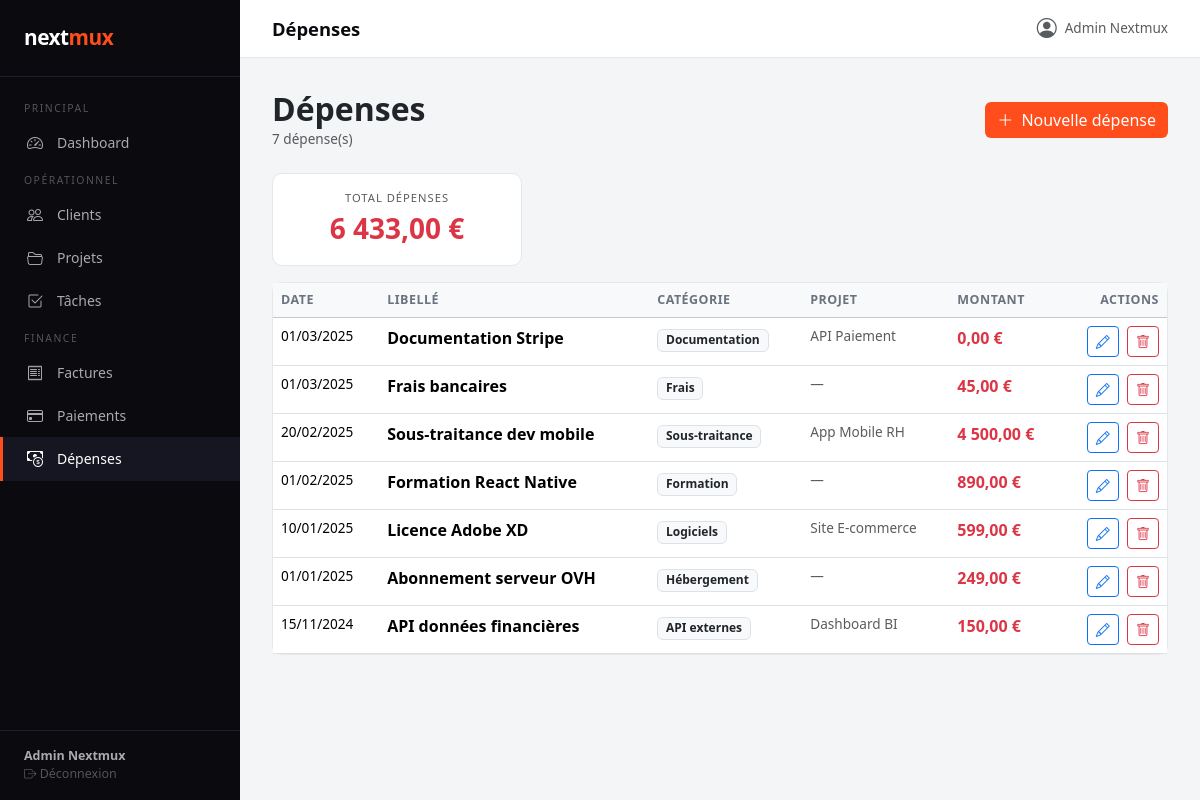
/index.php?module=depenses&action=index (signed in), run on the app's committed database.
### tables this page shows
CREATE TABLE IF NOT EXISTS depenses (
  id INT AUTO_INCREMENT PRIMARY KEY,
  projet_id INT,
  libelle VARCHAR(200) NOT NULL,
  montant DECIMAL(10,2) NOT NULL,
  categorie VARCHAR(100),
  date_depense DATE NOT NULL,
  notes TEXT,
  created_at DATETIME DEFAULT CURRENT_TIMESTAMP,
  FOREIGN KEY (projet_id) REFERENCES projets(id) ON DELETE SET NULL
);

CREATE TABLE IF NOT EXISTS projets (
  id INT AUTO_INCREMENT PRIMARY KEY,
  client_id INT NOT NULL,
  nom VARCHAR(150) NOT NULL,
  description TEXT,
  date_debut DATE,
  date_fin DATE,
  statut ENUM('en_cours','termine','suspendu','annule') DEFAULT 'en_cours',
  budget DECIMAL(10,2) DEFAULT 0,
  created_at DATETIME DEFAULT CURRENT_TIMESTAMP,
  FOREIGN KEY (client_id) REFERENCES clients(id) ON DELETE CASCADE
);

### controllers/depensesController.php (called while the page is built, shortened)
<?php
require_once __DIR__ . '/../models/Depense.php';
class DepensesController {
    private Depense $model;
    public function __construct() {
        $this->model       = new Depense();
    }
    public function index(): void {
        $depenses   = $this->model->getAll();
        require_once __DIR__ . '/../views/depenses/index.php';
    }
}

### config/db.php (called while the page is built, shortened)
<?php
function getDB(): PDO {
    static $pdo = null;
    if ($pdo === null) {
        $dsn = "mysql:host=" . DB_HOST . ";dbname=" . DB_NAME . ";charset=" . DB_CHARSET;
        try {
            $pdo = new PDO($dsn, DB_USER, DB_PASS, [
                PDO::ATTR_ERRMODE            => PDO::ERRMODE_EXCEPTION,
                PDO::ATTR_DEFAULT_FETCH_MODE => PDO::FETCH_ASSOC,
                PDO::ATTR_EMULATE_PREPARES   => false,
            ]);
        } catch (PDOException $e) {
            die(json_encode(['error' => 'Connexion BDD échouée : ' . $e->getMessage()]));
        }
    }
    return $pdo;
}

### models/Depense.php (called while the page is built, shortened)
<?php
class Depense {
    private PDO $db;
    public function __construct() {
        $this->db = getDB();
    }
    public function getAll(): array {
        $stmt = $this->db->query("
            SELECT d.*, p.nom AS projet_nom
            FROM depenses d
            LEFT JOIN projets p ON d.projet_id = p.id
            ORDER BY d.date_depense DESC
        ");
        return $stmt->fetchAll();
    }
}

### views/depenses/index.php (the view, shortened to what this page needs)
<?php require_once __DIR__ . '/../layout/header.php'; ?>
<div class="d-flex justify-content-between align-items-center mb-4">
  <div>
    <h2 class="mb-0 fw-bold">Dépenses</h2>
    <p class="text-muted mb-0" style="font-size:0.85rem"><?= count($depenses) ?> dépense(s)</p>
  </div>
  <a href="index.php?module=depenses&action=create" class="btn btn-accent">
    <i class="bi bi-plus-lg me-1"></i> Nouvelle dépense
  </a>
</div>
<?php $total = array_sum(array_column($depenses, 'montant')); ?>
<div class="card mb-3 text-center p-3" style="max-width:250px">
  <div class="text-muted" style="font-size:0.7rem;text-transform:uppercase;letter-spacing:1px">Total dépenses</div>
  <div class="fs-3 fw-bold text-danger"><?= number_format($total, 2, ',', ' ') ?> €</div>
</div>
<div class="card">
  <div class="card-body p-0">
    <?php if (empty($depenses)): ?>
      <div class="text-center py-5 text-muted"><i class="bi bi-cash-coin fs-1 d-block mb-2"></i>Aucune dépense.</div>
    <?php else: ?>
    <table class="table table-hover mb-0">
      <thead class="table-light">
        <tr><th>Date</th><th>Libellé</th><th>Catégorie</th><th>Projet</th><th>Montant</th><th class="text-end">Actions</th></tr>
      </thead>
      <tbody>
        <?php foreach ($depenses as $d): ?>
        <tr>
          <td style="font-size:0.85rem"><?= date('d/m/Y', strtotime($d['date_depense'])) ?></td>
          <td class="fw-semibold"><?= htmlspecialchars($d['libelle']) ?></td>
          <td>
            <?php if ($d['categorie']): ?>
              <span class="badge bg-light text-dark border"><?= htmlspecialchars($d['categorie']) ?></span>
            <?php else: ?>—<?php endif; ?>
          </td>
          <td class="text-muted" style="font-size:0.85rem">
            <?= $d['projet_nom'] ? htmlspecialchars($d['projet_nom']) : '<span class="text-muted">—</span>' ?>
          </td>
          <td class="fw-semibold text-danger"><?= number_format($d['montant'], 2, ',', ' ') ?> €</td>
          <td class="text-end">
            <a href="index.php?module=depenses&action=edit&id=<?= $d['id'] ?>"
               class="btn btn-sm btn-outline-primary me-1"><i class="bi bi-pencil"></i></a>
            <form method="POST" action="index.php?module=depenses&action=delete&id=<?= $d['id'] ?>"
                  class="d-inline" onsubmit="return confirm('Supprimer cette dépense ?')">
              <button class="btn btn-sm btn-outline-danger"><i class="bi bi-trash"></i></button>
            </form>
          </td>
        </tr>
        <?php endforeach; ?>
      </tbody>
    </table>
    <?php endif; ?>
  </div>
</div>
<?php require_once __DIR__ . '/../layout/footer.php'; ?>

### views/layout/header.php (style rules this page uses)
:root { --sidebar-w: 240px; --accent: #FF4D1C; --dark: #0a0a0f; }
body { background: #f4f5f7; font-family: 'Segoe UI', sans-serif; }
.card { border: 1px solid #e5e7eb; border-radius: 10px; }
.btn-accent { background: var(--accent); color: white; border: none; }
table.table th { font-size: 0.78rem; text-transform: uppercase; letter-spacing: 0.5px; color: #6b7280; font-weight: 600; }

### data on the page
depenses: date_depense "01/03/2025", libelle "Documentation Stripe", categorie "Documentation", projet.nom "API Paiement", montant "0,00"
depenses: date_depense "01/03/2025", libelle "Frais bancaires", categorie "Frais", montant "45,00"
depenses: date_depense "20/02/2025", libelle "Sous-traitance dev mobile", categorie "Sous-traitance", projet.nom "App Mobile RH", montant "4 500,00"
depenses: date_depense "01/02/2025", libelle "Formation React Native", categorie "Formation", montant "890,00"
depenses: date_depense "10/01/2025", libelle "Licence Adobe XD", categorie "Logiciels", projet.nom "Site E-commerce", montant "599,00"
depenses: date_depense "01/01/2025", libelle "Abonnement serveur OVH", categorie "Hébergement", montant "249,00"
depenses: date_depense "15/11/2024", libelle "API données financières", categorie "API externes", projet.nom "Dashboard BI", montant "150,00"

### other printed values
$user['nom'] "Admin Nextmux"
$page_title "Dépenses"
count($depenses) "7"
$total "6 433,00"
